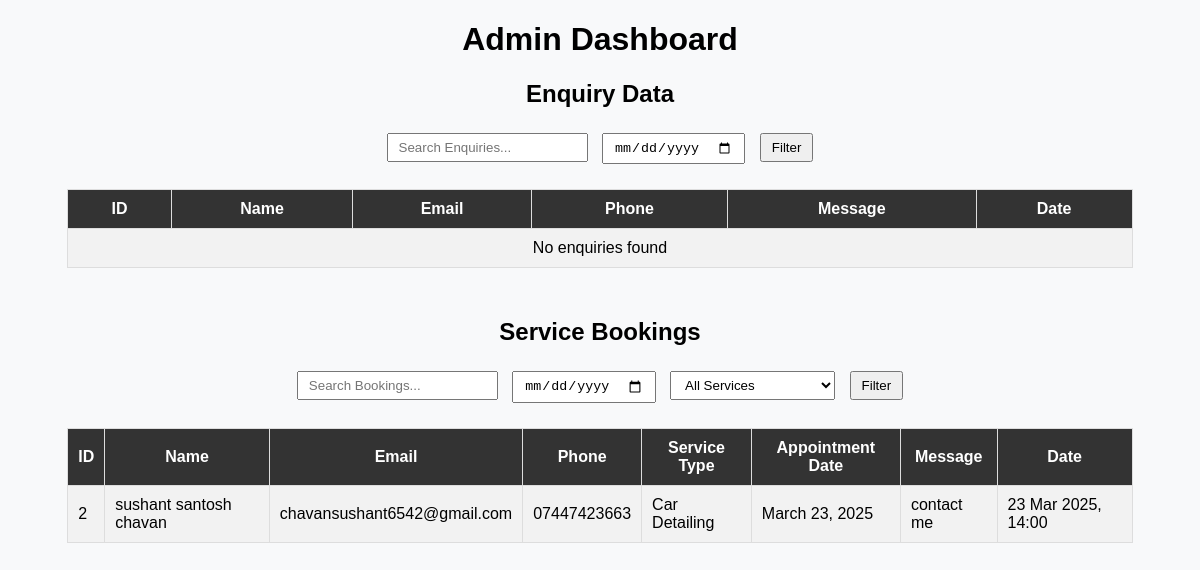
The page /custom-admin/dashboard/ (signed in) on the database as committed earlier.
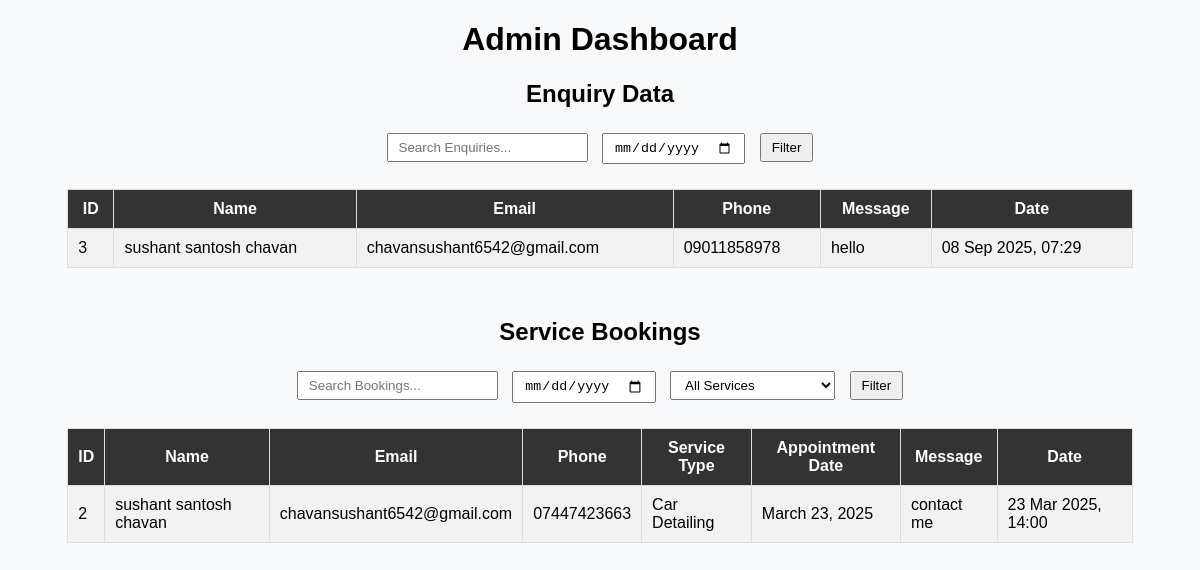
The same page on the database as committed later.
### application/models.py (models this page shows, shortened)
class ServiceBooking(models.Model):
    SERVICE_CHOICES = [
        ('ppf', 'Paint Protection Film'),
        ('wrap', 'Car Wrapping'),
        ('detail', 'Car Detailing'),
        ('mod', 'Car Modification'),
        ('repair', 'Accidental Repair')
    ]
    name = models.CharField(max_length=100)
    email = models.EmailField()
    phone = models.CharField(max_length=15)
    service_type = models.CharField(max_length=20, choices=SERVICE_CHOICES)
    appointment_date = models.DateField()
    message = models.TextField(blank=True, null=True)
    created_at = models.DateTimeField(auto_now_add=True)
    is_checked = models.BooleanField(default=False)

class enquiry_table(models.Model):
    name = models.CharField(max_length=255)
    email = models.EmailField(max_length=255)
    phone = models.CharField(max_length=10)
    message = models.TextField()
    created_at = models.DateTimeField(auto_now_add=True)
    is_checked = models.BooleanField(default=False)

### application/views.py (the view, shortened to what this page needs)
# urls.py: path('custom-admin/dashboard/',views.admin_dashboard, name='custom_admin_dashboard'),
@staff_member_required
def admin_dashboard(request):
    enquiry_search = request.GET.get("enquiry_search", "")
    enquiry_date = request.GET.get("enquiry_date","")
    enquiries = enquiry_table.objects.all().order_by("-created_at")
    if enquiry_date:
        enquiries = enquiries.filter(created_at_date=enquiry_date)
    booking_search = request.GET.get("booking_search", "")
    booking_date = request.GET.get("booking_date", "")
    service_type = request.GET.get("service_type", "")
    bookings = ServiceBooking.objects.all().order_by("-created_at")
    if booking_date:
        bookings = bookings.filter(appointment_date=booking_date)
    if service_type:
        bookings = bookings.filter(service_type=service_type)
    return render(request, "custom_dashboard.html", {
        "enquiries": enquiries,
        "bookings": bookings,
    })

### templates/custom_dashboard.html (shortened to what this page needs)
<!DOCTYPE html>
<html>
<head>
</head>
<body>
    <h1>Admin Dashboard</h1>
    <section>
        <h2>Enquiry Data</h2>
        <form method="get">
            <input type="text" name="enquiry_search" placeholder="Search Enquiries..." value="{{ request.GET.enquiry_search }}">
            <input type="date" name="enquiry_date" value="{{ request.GET.enquiry_date }}">
            <button type="submit">Filter</button>
        </form>
        <table>
            <tr>
                <th>ID</th><th>Name</th><th>Email</th>
                <th>Phone</th><th>Message</th><th>Date</th>
            </tr>
            {% for e in enquiries %}
            <tr>
                <td>{{ e.id }}</td>
                <td>{{ e.name }}</td>
                <td>{{ e.email }}</td>
                <td>{{ e.phone }}</td>
                <td>{{ e.message }}</td>
                <td>{{ e.created_at|date:"d M Y, H:i" }}</td>
            </tr>
            {% empty %}
            <tr><td colspan="6" style="text-align:center;">No enquiries found</td></tr>
            {% endfor %}
        </table>
    </section>
    <section>
        <h2>Service Bookings</h2>
        <form method="get">
            <input type="text" name="booking_search" placeholder="Search Bookings..." value="{{ request.GET.booking_search }}">
            <input type="date" name="booking_date" value="{{ request.GET.booking_date }}">
            <select name="service_type">
                <option value="">All Services</option>
            </select>
            <button type="submit">Filter</button>
        </form>
        <table>
            <tr>
                <th>ID</th><th>Name</th><th>Email</th><th>Phone</th>
                <th>Service Type</th><th>Appointment Date</th>
                <th>Message</th><th>Date</th>
            </tr>
            {% for b in bookings %}
            <tr>
                <td>{{ b.id }}</td>
                <td>{{ b.name }}</td>
                <td>{{ b.email }}</td>
                <td>{{ b.phone }}</td>
                <td>{{ b.get_service_type_display }}</td>
                <td>{{ b.appointment_date }}</td>
                <td>{{ b.message }}</td>
                <td>{{ b.created_at|date:"d M Y, H:i" }}</td>
            </tr>
            {% empty %}
            <tr><td colspan="8" style="text-align:center;">No bookings found</td></tr>
            {% endfor %}
        </table>
    </section>
</body>
</html>

Rows that differ between the two databases and show on the page:
added enquiry_table: id "3", name "sushant santosh chavan", email "chavansushant6542@gmail.com", phone "09011858978", message "hello", created_at "08 Sep 2025, 07:29"
Other text that changed with them:
text no longer shown: "No enquiries found"
